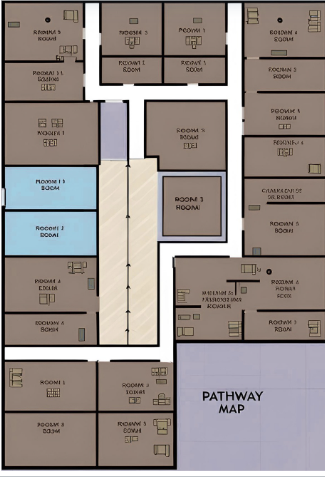
#> input picture Evac/map.png, 325 x 477 px, found by its file name
$ python evac.py
#> lines starting #> are read from the running program, lines starting #| are printed output that depends on the picture; after the words box and inside, x2 and y2 are one past the last pixel; in counts of white or black regions, pixels touching at a corner belong together
import numpy as np
import cv2
import heapq


img = cv2.imread('Evac/map.png')
#> img is the input picture: shape (477, 325, 3); mean B, G, R 139.5, 143.1, 152
if img is None:
    raise Exception("Could not load image")
h, w = img.shape[:2]
#> h = 477; w = 325

gray = cv2.cvtColor(img, cv2.COLOR_BGR2GRAY)
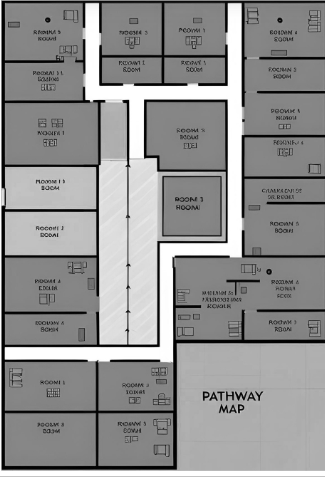
#> gray: shape (477, 325); min 0, max 255, mean 145.4
_, occupancy_grid = cv2.threshold(gray, 220, 1, cv2.THRESH_BINARY_INV)
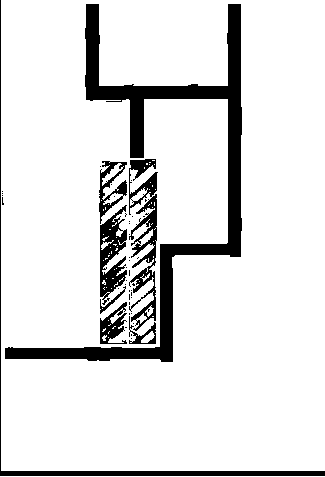
#> occupancy_grid: shape (477, 325); values 0 (black) and 1 (white), 88.2% white; 44 black regions (36 under 20 px), largest, box (x1, y1, x2, y2) and area: (5, 4, 242, 362) 11111, (0, 0, 325, 476) 2096, (129, 159, 158, 331) 2077
occupancy_grid = 1 - occupancy_grid  # 0 = walkable, 1 = wall

cv2.imwrite('occupancy_grid_debug.jpg', occupancy_grid * 255)

def astar(grid, start, goal):
    rows, cols = grid.shape
    open_list = []
    heapq.heappush(open_list, (0 + np.linalg.norm(np.subtract(goal, start)), 0, start, [start]))
    visited = set()

    while open_list:
        est_total, cost, current, path = heapq.heappop(open_list)
        current = tuple(map(int, current))

        if current == goal:
            return path

        if current in visited:
            continue
        visited.add(current)

        for dx, dy in [(-1,0), (1,0), (0,-1), (0,1)]:
            nx, ny = current[0] + dx, current[1] + dy
            if 0 <= nx < cols and 0 <= ny < rows and grid[ny][nx] == 0:
                new_cost = cost + 1
                est = new_cost + np.linalg.norm(np.subtract(goal, (nx, ny)))
                heapq.heappush(open_list, (est, new_cost, (nx, ny), path + [(nx, ny)]))
    return None

# --- Step 4: Start & Goal (adjusted to known walkable pixels manually) ---
start = (30, h - 30)       # Bottom-left room
#> start = (30, 447)
goal = (w - 80, 30)        # Top-right room
#> goal = (245, 30)

# --- Step 5: Confirm Start and Goal are on Walkable Pixels ---
def find_nearest_walkable(pt, grid):
#> called with pt = (30, 447)
    x, y = pt
#> x = 30; y = 447
    if grid[y, x] == 0:
        return pt
    for r in range(1, 10):
        for dx in range(-r, r+1):
            for dy in range(-r, r+1):
                nx, ny = x + dx, y + dy
                if 0 <= nx < grid.shape[1] and 0 <= ny < grid.shape[0]:
                    if grid[ny, nx] == 0:
                        return (nx, ny)
    raise ValueError("No walkable point near", pt)

start = find_nearest_walkable(start, occupancy_grid)
goal = find_nearest_walkable(goal, occupancy_grid)

# --- Step 6: Run A* ---
path = astar(occupancy_grid, start, goal)
#> the loop in astar, `while open_list:` made 270949 passes
#> (est_total, cost, current) on passes 7, 10, 13: (469.7, 5, (30, 442)), (469.8, 6, (30, 441)), (470, 7, (30, 440))
#> after the loop in astar, `while open_list:`: visited = 69951 items
#> path = 633 pairs, first value 30 to 245, second value 30 to 447

# --- Step 7: Visualize ---
if path:
    print(f"✅ Path found with {len(path)} steps.")
#| ✅ Path found with 633 steps.
    img_path = img.copy()
    for i in range(1, len(path)):
        cv2.line(img_path, path[i - 1], path[i], (0, 255, 0), 2)
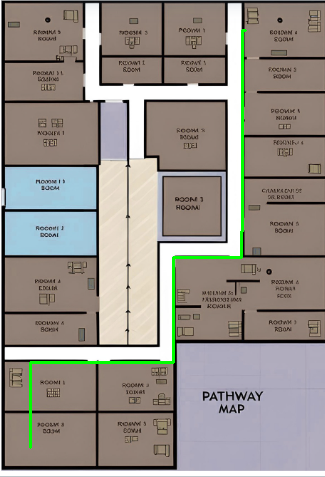
#> img_path: shape (477, 325, 3); 1.22% of pixels changed, all inside (x1, y1, x2, y2) = (29, 29, 247, 449)
    cv2.circle(img_path, start, 6, (255, 0, 0), -1)
#> img_path: shape (477, 325, 3); 0.07% of pixels changed, all inside (x1, y1, x2, y2) = (24, 441, 37, 454)
    cv2.circle(img_path, goal, 6, (0, 0, 255), -1)
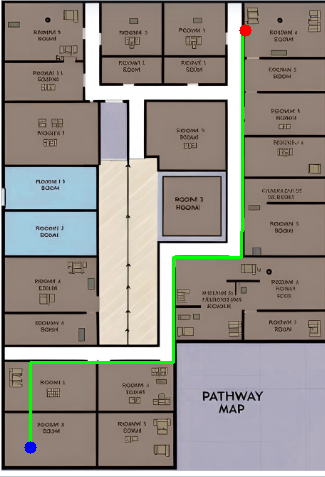
#> img_path: shape (477, 325, 3); mean B, G, R 138.4, 144.8, 150.8
    cv2.putText(img_path, "Start", (start[0] + 10, start[1]), cv2.FONT_HERSHEY_SIMPLEX, 0.5, (255, 0, 0), 1)
#> img_path: shape (477, 325, 3); 0.06% of pixels changed, all inside (x1, y1, x2, y2) = (42, 437, 78, 448)
    cv2.putText(img_path, "Goal", (goal[0] + 10, goal[1]), cv2.FONT_HERSHEY_SIMPLEX, 0.5, (0, 0, 255), 1)
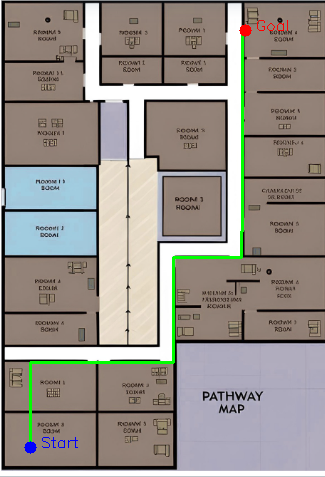
#> img_path: shape (477, 325, 3); mean B, G, R 138.4, 144.7, 150.7
    cv2.imwrite('final_path_result.jpg', img_path)
    print("🖼️ Saved to: final_path_result.jpg")
else:
    print("❌ No path found.")
